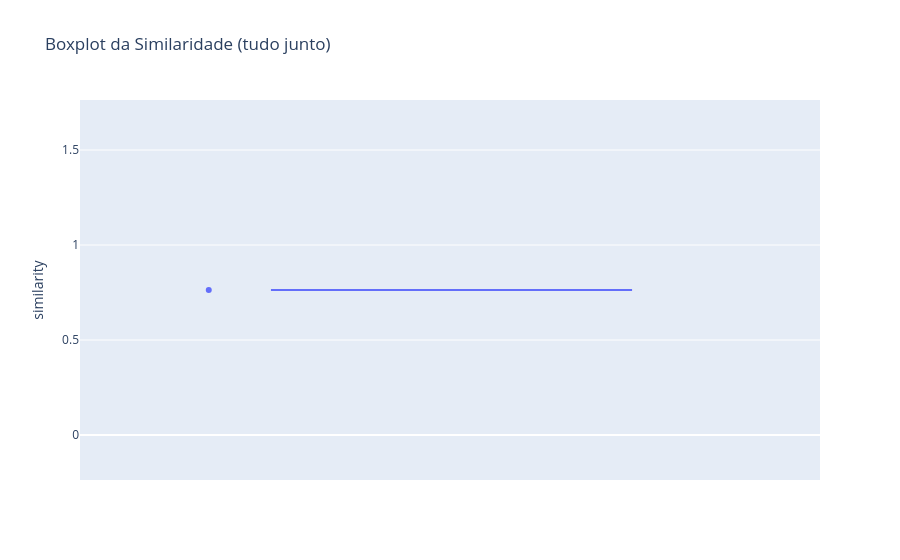

Notebook code for this chart:
### Code cell
import plotly.express as px

fig = px.box(
    temp, 
    y='similarity', 
    points="all", 
    title="Boxplot da Similaridade (tudo junto)"
)
fig.show()

### Figure 1 — Plotly figure (JSON) as saved in the notebook; plotly's stock layout.template omitted (floating-point values rounded to 4 significant figures)
{"data": [{"alignmentgroup": "True", "boxpoints": "all", "hovertemplate": "similarity=%{y}<extra></extra>", "legendgroup": "", "marker": {"color": "#636efa"}, "name": "", "notched": false, "offsetgroup": "", "orientation": "v", "showlegend": false, "type": "box", "x0": " ", "xaxis": "x", "y": [0.7632], "y0": " ", "yaxis": "y"}], "layout": {"boxmode": "group", "legend": {"tracegroupgap": 0}, "title": {"text": "Boxplot da Similaridade (tudo junto)"}, "xaxis": {"anchor": "y", "domain": [0, 1]}, "yaxis": {"anchor": "x", "domain": [0, 1], "title": {"text": "similarity"}}}}
